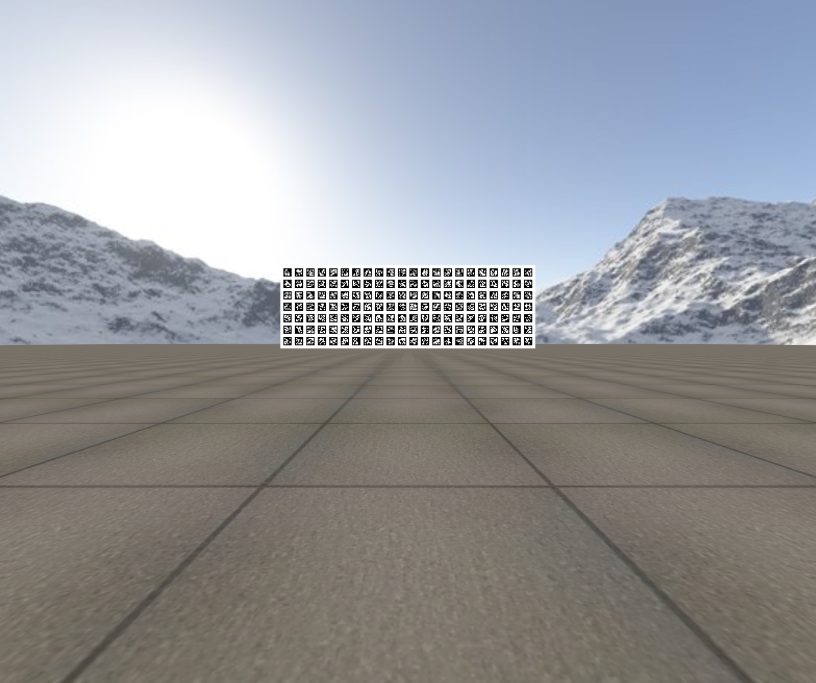
#> input picture crates/locus-core/tests/fixtures/icra2020/0037.png, 2448 x 2048 px, found by its file name (shown at 1/3 size)
$ python benchmark_pipeline.py
#> lines starting #> are read from the running program, lines starting #| are printed output that depends on the picture
import cv2
import numpy as np
import locus
import time
import os

def benchmark_config(name, img, **kwargs):
    # Use the internal Rust detector directly to avoid Pydantic/deepcopy issues
    # with SegmentationConnectivity enum during development
    detector = locus.locus.Detector(**kwargs)

    # Warmup
    for _ in range(5):
        detector.detect_with_stats(img)

    # Measure
    n_iters = 20
    stats_acc = []

    for _ in range(n_iters):
        _, stats = detector.detect_with_stats(img)
        stats_acc.append(stats)

    print(f"\n=== Benchmark: {name} ===")
    print(f"Image: {img.shape[1]}x{img.shape[0]}")
    print(f"Parameters: {kwargs}")

    avg_total = sum(s.total_ms for s in stats_acc) / n_iters
    avg_threshold = sum(s.threshold_ms for s in stats_acc) / n_iters
    avg_seg = sum(s.segmentation_ms for s in stats_acc) / n_iters
    avg_quad = sum(s.quad_extraction_ms for s in stats_acc) / n_iters
    avg_decode = sum(s.decoding_ms for s in stats_acc) / n_iters

    max_candidates = max(s.num_candidates for s in stats_acc)
    num_detections = stats_acc[0].num_detections

    print(f"  Total:      {avg_total:7.2f} ms")
    print(f"  Threshold:  {avg_threshold:7.2f} ms")
    print(f"  Segment:    {avg_seg:7.2f} ms")
    print(f"  Quad Extr:  {avg_quad:7.2f} ms")
    print(f"  Decoding:   {avg_decode:7.2f} ms")
    print(f"  Candidates: {max_candidates}")
    print(f"  Detections: {num_detections}")

def main():
    # Use a representative image from the dataset
    root = "."
    img_path = os.path.join(root, "crates/locus-core/tests/fixtures/icra2020/0037.png")
    if not os.path.exists(img_path):
        # Fallback to a synthetic or noise if not found
        img = (np.random.randint(0, 2, (480, 640)) * 255).astype(np.uint8)
    else:
        img = cv2.imread(img_path, cv2.IMREAD_GRAYSCALE)
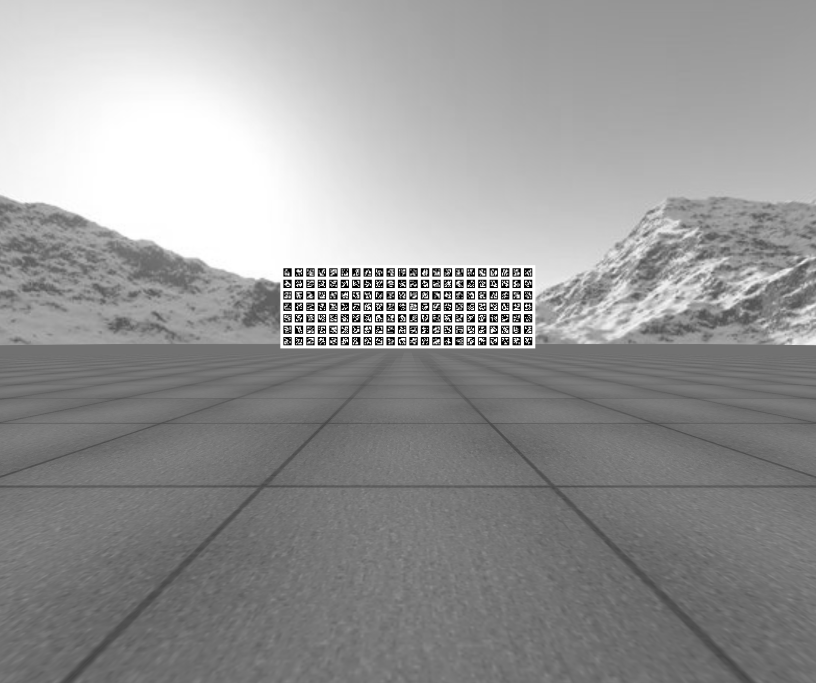
#> img: shape (2048, 2448) (shown at 1/3 size); min 0, max 255, mean 151.5

    # 1. Baseline
    benchmark_config("Baseline (1x)", img, upscale_factor=1, enable_sharpening=False)
#> (the call stopped at in benchmark_config, `detector = locus.locus.Detector(**kwargs)`: locus is not available in this run)

    # 2. Sharpening only
    benchmark_config("Sharpening (1x)", img, upscale_factor=1, enable_sharpening=True)
#> (the call stopped at in benchmark_config, `detector = locus.locus.Detector(**kwargs)`: locus is not available in this run)

    # 3. Upscaling only
    benchmark_config("Upscaling (2x)", img, upscale_factor=2, enable_sharpening=False)
#> (the call stopped at in benchmark_config, `detector = locus.locus.Detector(**kwargs)`: locus is not available in this run)

    # 4. Sharpening + Upscaling
    benchmark_config("Sharp + Upscale (2x)", img, upscale_factor=2, enable_sharpening=True)
#> (the call stopped at in benchmark_config, `detector = locus.locus.Detector(**kwargs)`: locus is not available in this run)

    # 5. High Recall Profile (The "Slow" one)
    benchmark_config("Checkerboard Profile (1x)", img,
                     enable_sharpening=True,
                     enable_bilateral=False,
                     segmentation_connectivity=locus.locus.SegmentationConnectivity.Four,
                     decoder_min_contrast=10.0,
                     quad_min_area=8,
                     quad_min_edge_length=2.0)
#> (the call stopped at in benchmark_config, `detector = locus.locus.Detector(**kwargs)`: locus is not available in this run)

if __name__ == "__main__":
    main()
